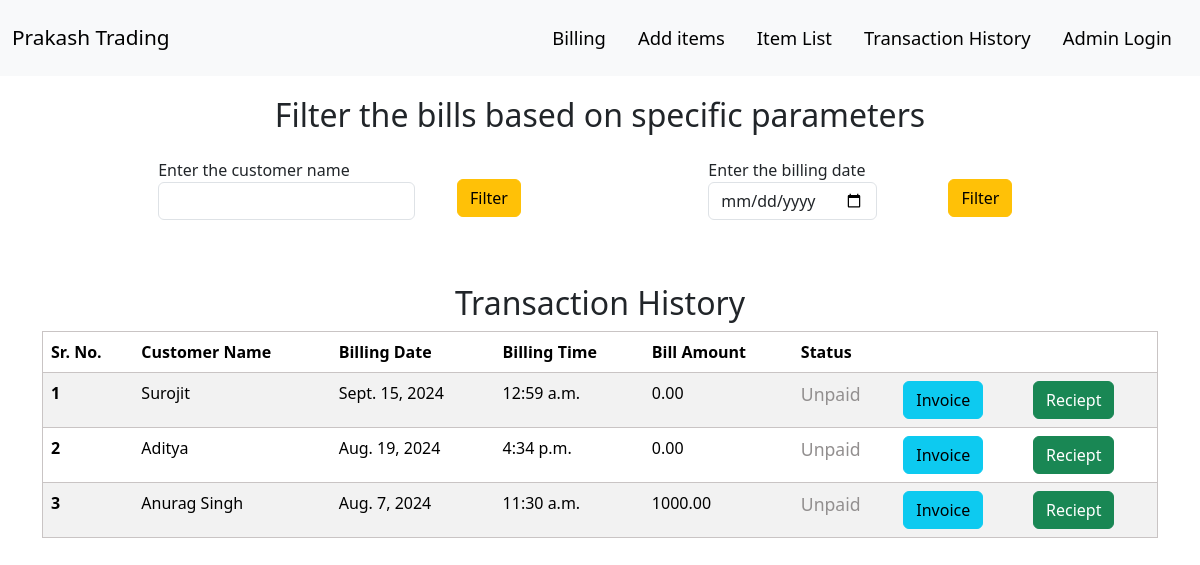
/transactionHistory/, run on the app's committed database.
### home/models.py (models this page shows, shortened)
class FirmInfo(models.Model):
    firm_name = models.CharField(max_length=255)
    firm_image = models.ImageField(upload_to='qr_code/', null=True, blank=True)
    firm_gst=models.CharField(max_length=20,null=True)
    firm_mob1=models.CharField(max_length=11,null=True)
    firm_mob2=models.CharField(max_length=11,null=True)
    firm_add=models.CharField(max_length=300, null=True, blank=True)

class Bill(models.Model):
    customer_name=models.CharField(max_length=100)
    billing_date=models.DateField(auto_now_add=True)
    billing_time=models.TimeField(auto_now_add=True)
    paid=models.BooleanField(default=False)
    bill_amount=models.DecimalField(max_digits=10,decimal_places=2,default=0.00)

### home/views.py (the view, shortened to what this page needs)
# urls.py: path('transactionHistory/',views.billHistory,name="billHistory"),
def billHistory(request):
    bills=Bill.objects.all().order_by('-billing_date')
    context={'bills':bills,'heading':'Transaction History'}
    return render(request,'billHistory.html',context)

### home/context_processors.py (called while the page is built)
def firm_info(request):
    try:
        firm_info = FirmInfo.objects.first()
        return {
            'firm_name': firm_info.firm_name if firm_info else 'Default Firm Name',
            'firm_image_url': firm_info.firm_image.url if firm_info and firm_info.firm_image else None,
            'firm_gst':firm_info.firm_gst if firm_info else '10FZXPP1309C1Z1',
            'firm_mob1':firm_info.firm_mob1 if firm_info else '8210463930',
            'firm_mob2':firm_info.firm_mob2 if firm_info else '9708805703',
            'firm_add':firm_info.firm_add if firm_info else 'No address'
        }
    except FirmInfo.DoesNotExist:
        return {
            'firm_name': 'Default Firm Name',
            'firm_image_url': None
        }

### templates/billHistory.html (shortened to what this page needs)
{% extends 'base.html' %}
{% load static %}
{% block style %}
  <link rel="stylesheet" href="{% static 'css\billHistory.css' %}" />
{% endblock %}
{% block body %}
  <div class="container" style="margin-top: 6em;">
    <h2 class="text-center mb-2">Filter the bills based on specific parameters</h2>
    <div class="d-flex flex-row justify-content-evenly" style="width:100%;">
      <div style="width:40%;">
        <form class="d-flex flex-row justify-content-evenly" action="/transactionHistory/" method="post">
          <div class="form-group my-3">
            <label for="customer_name">Enter the customer name</label>
            <input type="text" id="customer_name" class="form-control" name="customer_name" required />
          </div>
          <div>
            <button type="submit" class="btn btn-warning filter-btn">Filter</button>
          </div>
        </form>
      </div>
      <div style="width:40%;">
        <form class="d-flex flex-row justify-content-evenly" action="/transactionHistory/" method="post">
          <div class="form-group my-3">
            <label for="customer_name">Enter the billing date</label>
            <input type="date" id="billing_date" class="form-control" name="billing_date" required />
          </div>
          <div>
            <button type="submit" class="btn btn-warning filter-btn">Filter</button>
          </div>
        </form>
      </div>
    </div>
  </div>
  <div class="container" style="margin-top: 3em;">
    <h2 class="text-center mb-2">{{heading}}</h2>
    <div>
      <table class="table table-class table-striped table-responsive">
        <thead>
          <tr>
            <th scope="col">Sr. No.</th>
            <th scope="col">Customer Name</th>
            <th scope="col">Billing Date</th>
            <th scope="col">Billing Time</th>
            <th scope="col">Bill Amount</th>
            <th scope="col">Status</th>
            <th scope="col"></th>
            <th scope="col"></th>
          </tr>
        </thead>
        <tbody>
          {% for bill in bills %}
            <tr>
              <th scope="row">{{ forloop.counter }}</th>
              <td>{{ bill.customer_name }}</td>
              <td>{{ bill.billing_date }}</td>
              <td>{{ bill.billing_time }}</td>
              <td>{{ bill.bill_amount }}</td>
              {% if not bill.paid %}
                <td style="color:rgb(146,143,143);font-size: 1.1em;font-weight: 500;">Unpaid</td>
              {% else %}
                <td style="color:green;font-size: 1.1em;font-weight: 500;">Paid</td>"
              {% endif %}
              <td>
                <a class="btn btn-info" href="/calBill/{{ bill.id }}">Invoice</a>
              </td>
              <td>
                <a class="btn btn-success" href="/billReceipt/{{ bill.id }}">Reciept</a>
              </td>
            </tr>
          {% endfor %}
        </tbody>
      </table>
    </div>
  </div>
{% endblock %}

### templates/base.html (shortened to what this page needs)
<!DOCTYPE html>
<html lang="en">
<head>
    <link href="https://cdn.jsdelivr.net/npm/bootstrap@5.3.3/dist/css/bootstrap.min.css" rel="stylesheet">
    {% block style %}{% endblock style %}
</head>
<body>
    <nav class="navbar navbar-expand-lg nav-body bg-body-tertiary fixed-top">
        <div class="container-fluid py-2">
          <a class="navbar-brand" href="#">{{ firm_name }}</a>
          <div class="collapse navbar-collapse" id="navbarSupportedContent">
            <ul class="navbar-nav ms-auto mb-2 mb-lg-0">
              <li class="nav-item mx-1 px-1">
                <a class="nav-link active"  href="/">Billing</a>
              </li>
              <li class="nav-item mx-1 px-1">
                <a class="nav-link active"  href="/itemAdd">Add items</a>
              </li>
              <li class="nav-item mx-1 px-1">
                <a class="nav-link active"  href="/itemList">Item List</a>
              </li>
              <li class="nav-item mx-1 px-1">
                <a class="nav-link active"  href="/transactionHistory">Transaction History</a>
              </li>
              <li class="nav-item mx-1 px-1">
                <a class="nav-link active"  href="/admin" target="main_">Admin Login</a>
              </li>
            </ul>
          </div>
        </div>
      </nav>
      {% block body %}{% endblock body %}
</body>
</html>

### static/css/billHistory.css (style rules this page uses)
.table-class { border-style: solid; border-color: rgb(201, 196, 196); border-width:0.001em; }
.filter-btn { margin-top: 2.3em; }

### templates/base.html (style rules this page uses)
.nav-link { font-size: 1.15em; font-weight:400; }
.navbar-brand { font-size: 1.3em; font-weight:500; }

### data on the page
FirmInfo: firm_name "Prakash Trading"
Bill: customer_name "Surojit", billing_date "Sept. 15, 2024", billing_time "12:59 a.m.", bill_amount "0.00", paid "Unpaid"
Bill: customer_name "Aditya", billing_date "Aug. 19, 2024", billing_time "4:34 p.m.", bill_amount "0.00", paid "Unpaid"
Bill: customer_name "Anurag Singh", billing_date "Aug. 7, 2024", billing_time "11:30 a.m.", bill_amount "1000.00", paid "Unpaid"

### other printed values
{{ heading }} "Transaction History"
